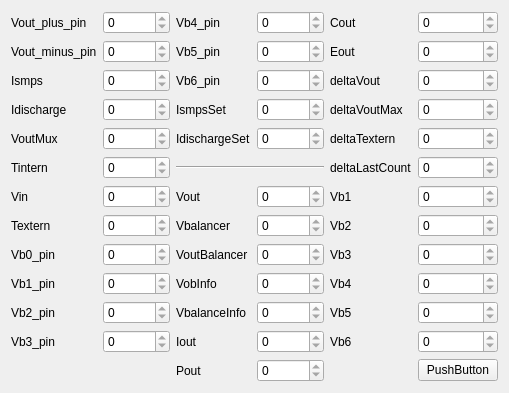
      <widget class="QWidget" name="tab_3">
       <attribute name="title">
        <string>Readings</string>
       </attribute>
       <layout class="QGridLayout" name="gridLayout_3">
        <item row="6" column="1">
         <widget class="QSpinBox" name="Vin">
          <property name="readOnly">
           <bool>true</bool>
          </property>
          <property name="maximum">
           <number>999999999</number>
          </property>
         </widget>
        </item>
        <item row="6" column="0">
         <widget class="QLabel" name="label_49">
          <property name="text">
           <string>Vin</string>
          </property>
         </widget>
        </item>
        <item row="0" column="0">
         <widget class="QLabel" name="label_28">
          <property name="text">
           <string>Vout_plus_pin</string>
          </property>
         </widget>
        </item>
        <item row="0" column="3">
         <widget class="QSpinBox" name="Vb4_pin">
          <property name="readOnly">
           <bool>true</bool>
          </property>
          <property name="maximum">
           <number>999999999</number>
          </property>
         </widget>
        </item>
        <item row="4" column="0">
         <widget class="QLabel" name="label_47">
          <property name="text">
           <string>VoutMux</string>
          </property>
         </widget>
        </item>
        <item row="10" column="5">
         <widget class="QSpinBox" name="Vb5">
          <property name="readOnly">
           <bool>true</bool>
          </property>
          <property name="maximum">
           <number>999999999</number>
          </property>
         </widget>
        </item>
        <item row="10" column="3">
         <widget class="QSpinBox" name="VbalanceInfo">
          <property name="readOnly">
           <bool>true</bool>
          </property>
          <property name="maximum">
           <number>999999999</number>
          </property>
         </widget>
        </item>
        <item row="6" column="4">
         <widget class="QLabel" name="label_73">
          <property name="text">
           <string>Vb1</string>
          </property>
         </widget>
        </item>
        <item row="4" column="3">
         <widget class="QSpinBox" name="IdischargeSet">
          <property name="readOnly">
           <bool>true</bool>
          </property>
          <property name="maximum">
           <number>999999999</number>
          </property>
         </widget>
        </item>
        <item row="8" column="4">
         <widget class="QLabel" name="label_75">
          <property name="text">
           <string>Vb3</string>
          </property>
         </widget>
        </item>
        <item row="3" column="5">
         <widget class="QSpinBox" name="deltaVoutMax">
          <property name="readOnly">
           <bool>true</bool>
          </property>
          <property name="maximum">
           <number>999999999</number>
          </property>
         </widget>
        </item>
        <item row="6" column="3">
         <widget class="QSpinBox" name="Vout">
          <property name="readOnly">
           <bool>true</bool>
          </property>
          <property name="maximum">
           <number>999999999</number>
          </property>
         </widget>
        </item>
        <item row="4" column="4">
         <widget class="QLabel" name="label_71">
          <property name="text">
           <string>deltaTextern</string>
          </property>
         </widget>
        </item>
        <item row="11" column="4">
         <widget class="QLabel" name="label_78">
          <property name="text">
           <string>Vb6</string>
          </property>
         </widget>
        </item>
        <item row="5" column="5">
         <widget class="QSpinBox" name="deltaLastCount">
          <property name="readOnly">
           <bool>true</bool>
          </property>
          <property name="maximum">
           <number>999999999</number>
          </property>
         </widget>
        </item>
        <item row="1" column="3">
         <widget class="QSpinBox" name="Vb5_pin">
          <property name="readOnly">
           <bool>true</bool>
          </property>
          <property name="maximum">
           <number>999999999</number>
          </property>
         </widget>
        </item>
        <item row="8" column="2">
         <widget class="QLabel" name="label_62">
          <property name="text">
           <string>VoutBalancer</string>
          </property>
         </widget>
        </item>
        <item row="1" column="5">
         <widget class="QSpinBox" name="Eout">
          <property name="readOnly">
           <bool>true</bool>
          </property>
          <property name="maximum">
           <number>999999999</number>
          </property>
         </widget>
        </item>
        <item row="7" column="4">
         <widget class="QLabel" name="label_74">
          <property name="text">
           <string>Vb2</string>
          </property>
         </widget>
        </item>
        <item row="4" column="1">
         <widget class="QSpinBox" name="VoutMux">
          <property name="readOnly">
           <bool>true</bool>
          </property>
          <property name="maximum">
           <number>999999999</number>
          </property>
         </widget>
        </item>
        <item row="9" column="0">
         <widget class="QLabel" name="label_52">
          <property name="text">
           <string>Vb1_pin</string>
          </property>
         </widget>
        </item>
        <item row="11" column="5">
         <widget class="QSpinBox" name="Vb6">
          <property name="readOnly">
           <bool>true</bool>
          </property>
          <property name="maximum">
           <number>999999999</number>
          </property>
         </widget>
        </item>
        <item row="4" column="5">
         <widget class="QSpinBox" name="deltaTextern">
          <property name="readOnly">
           <bool>true</bool>
          </property>
          <property name="maximum">
           <number>999999999</number>
          </property>
         </widget>
        </item>
        <item row="11" column="3">
         <widget class="QSpinBox" name="Iout">
          <property name="readOnly">
           <bool>true</bool>
          </property>
          <property name="maximum">
           <number>999999999</number>
          </property>
         </widget>
        </item>
        <item row="11" column="1">
         <widget class="QSpinBox" name="Vb3_pin">
          <property name="readOnly">
           <bool>true</bool>
          </property>
          <property name="maximum">
           <number>999999999</number>
          </property>
         </widget>
        </item>
        <item row="6" column="2">
         <widget class="QLabel" name="label_60">
          <property name="text">
           <string>Vout</string>
          </property>
         </widget>
        </item>
        <item row="5" column="4">
         <widget class="QLabel" name="label_72">
          <property name="text">
           <string>deltaLastCount</string>
          </property>
         </widget>
        </item>
        <item row="7" column="5">
         <widget class="QSpinBox" name="Vb2">
          <property name="readOnly">
           <bool>true</bool>
          </property>
          <property name="maximum">
           <number>999999999</number>
          </property>
         </widget>
        </item>
        <item row="6" column="5">
         <widget class="QSpinBox" name="Vb1">
          <property name="readOnly">
           <bool>true</bool>
          </property>
          <property name="maximum">
           <number>999999999</number>
          </property>
         </widget>
        </item>
        <item row="5" column="0">
         <widget class="QLabel" name="label_48">
          <property name="text">
           <string>Tintern</string>
          </property>
         </widget>
        </item>
        <item row="0" column="4">
         <widget class="QLabel" name="label_67">
          <property name="text">
           <string>Cout</string>
          </property>
         </widget>
        </item>
        <item row="5" column="1">
         <widget class="QSpinBox" name="Tintern">
          <property name="readOnly">
           <bool>true</bool>
          </property>
          <property name="maximum">
           <number>999999999</number>
          </property>
         </widget>
        </item>
        <item row="0" column="1">
         <widget class="QSpinBox" name="Vout_plus_pin">
          <property name="readOnly">
           <bool>true</bool>
          </property>
          <property name="maximum">
           <number>999999999</number>
          </property>
         </widget>
        </item>
        <item row="1" column="0">
         <widget class="QLabel" name="label_45">
          <property name="text">
           <string>Vout_minus_pin</string>
          </property>
         </widget>
        </item>
        <item row="5" column="2" colspan="2">
         <widget class="Line" name="line">
          <property name="orientation">
           <enum>Qt::Horizontal</enum>
          </property>
         </widget>
        </item>
        <item row="10" column="4">
         <widget class="QLabel" name="label_77">
          <property name="text">
           <string>Vb5</string>
          </property>
         </widget>
        </item>
        <item row="3" column="1">
         <widget class="QSpinBox" name="Idischarge">
          <property name="readOnly">
           <bool>true</bool>
          </property>
          <property name="maximum">
           <number>999999999</number>
          </property>
         </widget>
        </item>
        <item row="9" column="2">
         <widget class="QLabel" name="label_63">
          <property name="text">
           <string>VobInfo</string>
          </property>
         </widget>
        </item>
        <item row="7" column="0">
         <widget class="QLabel" name="label_50">
          <property name="text">
           <string>Textern</string>
          </property>
         </widget>
        </item>
        <item row="8" column="1">
         <widget class="QSpinBox" name="Vb0_pin">
          <property name="readOnly">
           <bool>true</bool>
          </property>
          <property name="maximum">
           <number>999999999</number>
          </property>
         </widget>
        </item>
        <item row="8" column="5">
         <widget class="QSpinBox" name="Vb3">
          <property name="readOnly">
           <bool>true</bool>
          </property>
          <property name="maximum">
           <number>999999999</number>
          </property>
         </widget>
        </item>
        <item row="3" column="4">
         <widget class="QLabel" name="label_70">
          <property name="text">
           <string>deltaVoutMax</string>
          </property>
         </widget>
        </item>
        <item row="8" column="3">
         <widget class="QSpinBox" name="VoutBalancer">
          <property name="readOnly">
           <bool>true</bool>
          </property>
          <property name="maximum">
           <number>999999999</number>
          </property>
         </widget>
        </item>
        <item row="11" column="2">
         <widget class="QLabel" name="label_65">
          <property name="text">
           <string>Iout</string>
          </property>
         </widget>
        </item>
        <item row="9" column="4">
         <widget class="QLabel" name="label_76">
          <property name="text">
           <string>Vb4</string>
          </property>
         </widget>
        </item>
        <item row="3" column="3">
         <widget class="QSpinBox" name="IsmpsSet">
          <property name="readOnly">
           <bool>true</bool>
          </property>
          <property name="maximum">
           <number>999999999</number>
          </property>
         </widget>
        </item>
        <item row="1" column="2">
         <widget class="QLabel" name="label_56">
          <property name="text">
           <string>Vb5_pin</string>
          </property>
         </widget>
        </item>
        <item row="2" column="1">
         <widget class="QSpinBox" name="Ismps">
          <property name="readOnly">
           <bool>true</bool>
          </property>
          <property name="maximum">
           <number>999999999</number>
          </property>
         </widget>
        </item>
        <item row="7" column="3">
         <widget class="QSpinBox" name="Vbalancer">
          <property name="readOnly">
           <bool>true</bool>
          </property>
          <property name="maximum">
           <number>999999999</number>
          </property>
         </widget>
        </item>
        <item row="2" column="0">
         <widget class="QLabel" name="label_44">
          <property name="text">
           <string>Ismps</string>
          </property>
         </widget>
        </item>
        <item row="9" column="5">
         <widget class="QSpinBox" name="Vb4">
          <property name="readOnly">
           <bool>true</bool>
          </property>
          <property name="maximum">
           <number>999999999</number>
          </property>
         </widget>
        </item>
        <item row="3" column="0">
         <widget class="QLabel" name="label_46">
          <property name="text">
           <string>Idischarge</string>
          </property>
         </widget>
        </item>
        <item row="8" column="0">
         <widget class="QLabel" name="label_51">
          <property name="text">
           <string>Vb0_pin</string>
          </property>
         </widget>
        </item>
        <item row="4" column="2">
         <widget class="QLabel" name="label_59">
          <property name="text">
           <string>IdischargeSet</string>
          </property>
         </widget>
        </item>
        <item row="9" column="3">
         <widget class="QSpinBox" name="VobInfo">
          <property name="readOnly">
           <bool>true</bool>
          </property>
          <property name="maximum">
           <number>999999999</number>
          </property>
         </widget>
        </item>
        <item row="9" column="1">
         <widget class="QSpinBox" name="Vb1_pin">
          <property name="readOnly">
           <bool>true</bool>
          </property>
          <property name="maximum">
           <number>999999999</number>
          </property>
         </widget>
        </item>
        <item row="7" column="1">
         <widget class="QSpinBox" name="Textern">
          <property name="readOnly">
           <bool>true</bool>
          </property>
          <property name="maximum">
           <number>999999999</number>
          </property>
         </widget>
        </item>
        <item row="1" column="1">
         <widget class="QSpinBox" name="Vout_minus_pin">
          <property name="readOnly">
           <bool>true</bool>
          </property>
          <property name="maximum">
           <number>999999999</number>
          </property>
         </widget>
        </item>
        <item row="10" column="1">
         <widget class="QSpinBox" name="Vb2_pin">
          <property name="readOnly">
           <bool>true</bool>
          </property>
          <property name="maximum">
           <number>999999999</number>
          </property>
         </widget>
        </item>
        <item row="2" column="5">
         <widget class="QSpinBox" name="deltaVout">
          <property name="readOnly">
           <bool>true</bool>
          </property>
          <property name="maximum">
           <number>999999999</number>
          </property>
         </widget>
        </item>
        <item row="10" column="0">
         <widget class="QLabel" name="label_53">
          <property name="text">
           <string>Vb2_pin</string>
          </property>
         </widget>
        </item>
        <item row="12" column="2">
         <widget class="QLabel" name="label_66">
          <property name="text">
           <string>Pout</string>
          </property>
         </widget>
        </item>
        <item row="11" column="0">
         <widget class="QLabel" name="label_54">
          <property name="text">
           <string>Vb3_pin</string>
          </property>
         </widget>
        </item>
        <item row="7" column="2">
         <widget class="QLabel" name="label_61">
          <property name="text">
           <string>Vbalancer</string>
          </property>
         </widget>
        </item>
        <item row="0" column="5">
         <widget class="QSpinBox" name="Cout">
          <property name="readOnly">
           <bool>true</bool>
          </property>
          <property name="maximum">
           <number>999999999</number>
          </property>
         </widget>
        </item>
        <item row="12" column="3">
         <widget class="QSpinBox" name="Pout">
          <property name="readOnly">
           <bool>true</bool>
          </property>
          <property name="maximum">
           <number>999999999</number>
          </property>
         </widget>
        </item>
        <item row="2" column="4">
         <widget class="QLabel" name="label_69">
          <property name="text">
           <string>deltaVout</string>
          </property>
         </widget>
        </item>
        <item row="3" column="2">
         <widget class="QLabel" name="label_58">
          <property name="text">
           <string>IsmpsSet</string>
          </property>
         </widget>
        </item>
        <item row="2" column="3">
         <widget class="QSpinBox" name="Vb6_pin">
          <property name="readOnly">
           <bool>true</bool>
          </property>
          <property name="maximum">
           <number>999999999</number>
          </property>
         </widget>
        </item>
        <item row="10" column="2">
         <widget class="QLabel" name="label_64">
          <property name="text">
           <string>VbalanceInfo</string>
          </property>
         </widget>
        </item>
        <item row="2" column="2">
         <widget class="QLabel" name="label_57">
          <property name="text">
           <string>Vb6_pin</string>
          </property>
         </widget>
        </item>
        <item row="0" column="2">
         <widget class="QLabel" name="label_55">
          <property name="text">
           <string>Vb4_pin</string>
          </property>
         </widget>
        </item>
        <item row="1" column="4">
         <widget class="QLabel" name="label_68">
          <property name="text">
           <string>Eout</string>
          </property>
         </widget>
        </item>
        <item row="12" column="5">
         <widget class="QPushButton" name="pbtest">
          <property name="text">
           <string>PushButton</string>
          </property>
         </widget>
        </item>
       </layout>
      </widget>
